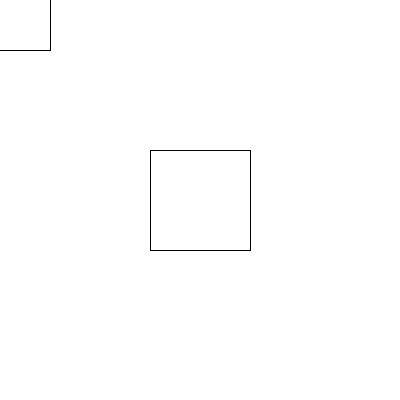
Frame 1 (no input)
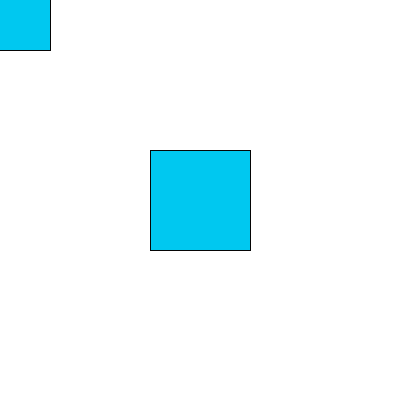
Frame 60 (the mouse pressed at the canvas centre just before this capture)
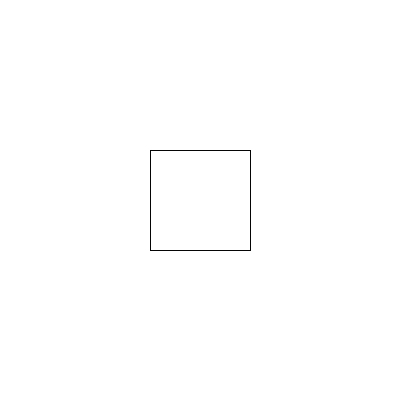
Frame 120 (the mouse held since frame 60 and released just before this capture)

The Processing sketch that drew these frames (run headless with seeded random() and noise(); from frame 60 on, the mouse is pressed at the canvas centre):

// Processing sketch: processing_54947
// ── processing_54947.pde

// Ryanne Hollies 
// PS2-4 

// overlapping squares

void setup() {
  size(400, 400);
  smooth();
}

//-------------------------------------------

void draw() {
  background(255);
  rectMode(CENTER);
  
  if(overlap(mouseX, mouseY, 200, 200, 100, 100, 100, 100)) {
  fill(0, 200, 240);
  stroke(5);
  }
  else {
  noFill();
  stroke(5);
  }
}

//------------------------------------------

boolean overlap(float x, float y, float x2, float y2, float w, float h, float w2, float h2) {
  rect(x, y, w, h);
  rect(x2, y2, w2, h2);
  
   float dx = dist(x, 0, x2, 0);
  float dy = dist(y, 0, y2, 0);
  
  if(dx < (w/2 + w2/2) && dy < (h/2 + h2/2) ) return false;
  else return true;
}
